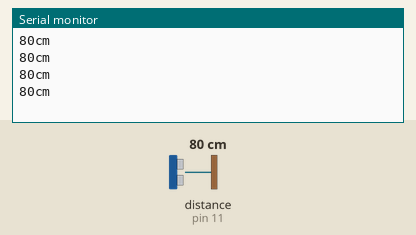
Bench run of a sketch on a simulated Arduino Uno, built with avr-gcc and run on an emulated ATmega328P. Parts: the last lines printed to the serial monitor. Wiring (inferred from the names in the program): ultrasonic range finder: trigger pin 12; echo pin 11. The test bench sets the inputs (shaded band); at power-on: distance to the obstacle (sensor on pin 11) 80 cm. The echo pulse lasts 58.3 µs per cm.

Above: at 1.2 s.
1.3 s: distance to the obstacle (sensor on pin 11) set to 2 cm
At 1.73 s:
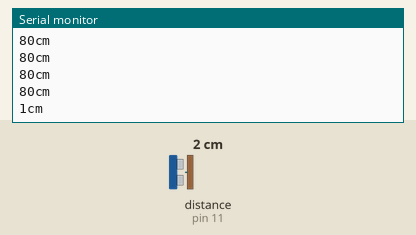
2.8 s: distance to the obstacle (sensor on pin 11) set to 4 cm
At 2.94 s:
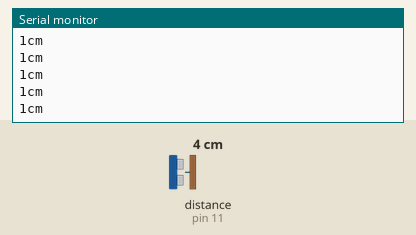
Timing chart, 0 to 5.8 s (numbered marks = the images above; inputs shaded):
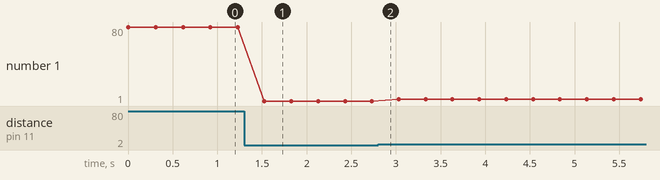

The sketch:

main.ino
```cpp
#define TRIGGER_PIN 12
#define ECHO_pIN 11

void setup(){
    Serial.begin(9600);
    pinMode(TRIGGER_PIN, OUTPUT);
    pinMode(ECHO_pIN, INPUT);

}

long microsecondsToCentimeters(long microseconds){
    return microseconds/29/2;
}

void loop(){
    long duraction, cm;
    digitalWrite(TRIGGER_PIN,HIGH);
    delayMicroseconds(10);
    digitalWrite(TRIGGER_PIN,LOW);

    duraction = pulseIn(ECHO_pIN, HIGH);
    cm = microsecondsToCentimeters(duraction);

    Serial.print(cm);
    Serial.println("cm");
    delay(300);
}
```

Measured:
- after the input at 1.3 s, the serial monitor: prints a new line after 0.23 s (image 1)
- plotted number 1: 80 → 1 after the input at 1.3 s, 1 → 3 after the input at 2.8 s
